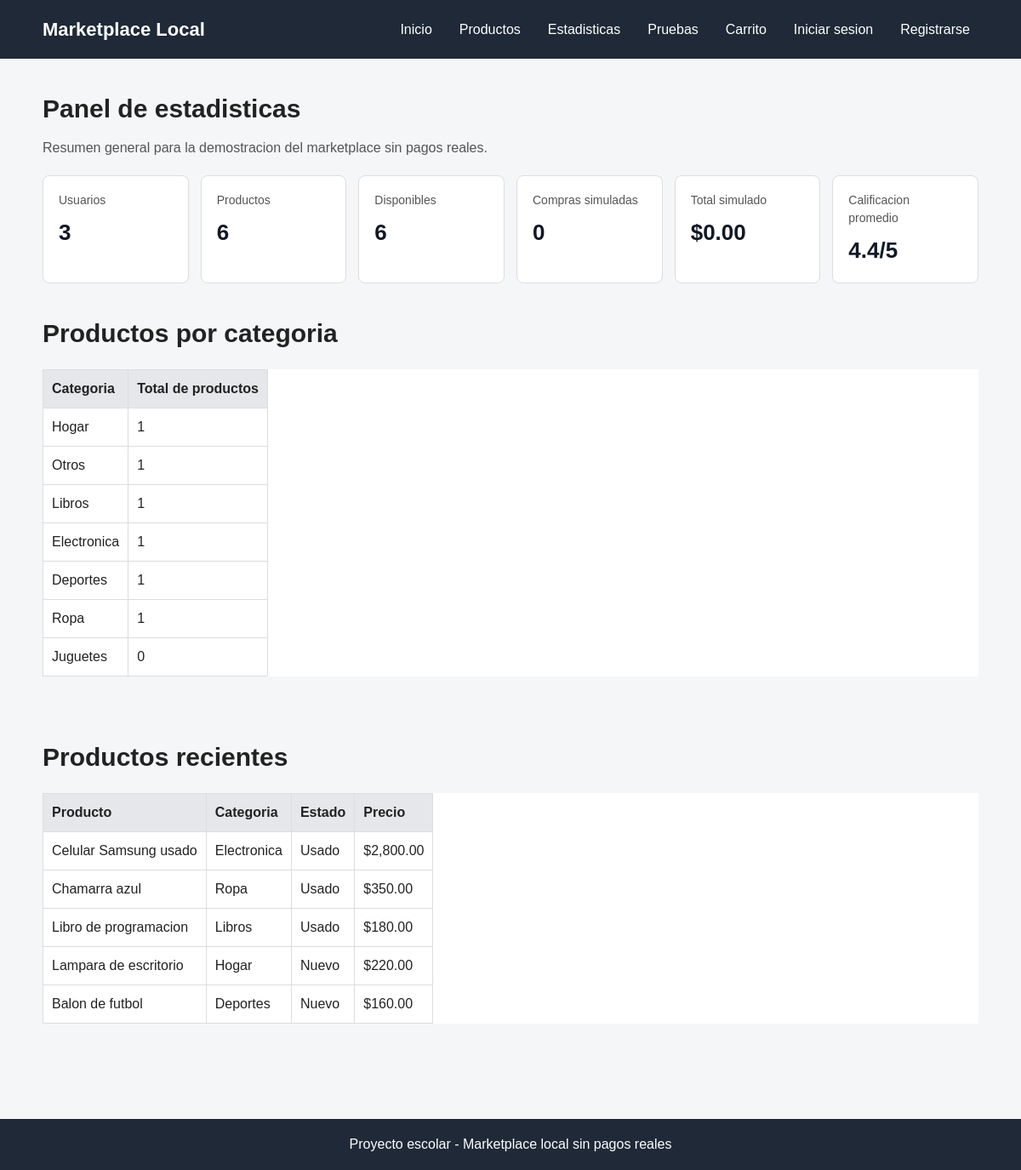
The page /estadisticas.php on the database its author committed.
### tables this page shows
CREATE TABLE productos (
    id_producto INT AUTO_INCREMENT PRIMARY KEY,
    id_usuario INT NOT NULL,
    id_categoria INT NOT NULL,
    nombre VARCHAR(120) NOT NULL,
    descripcion TEXT NOT NULL,
    precio DECIMAL(10,2) NOT NULL,
    estado ENUM('Nuevo', 'Usado') NOT NULL,
    imagen VARCHAR(255),
    disponible TINYINT(1) DEFAULT 1,
    fecha_publicacion TIMESTAMP DEFAULT CURRENT_TIMESTAMP,
    FOREIGN KEY (id_usuario) REFERENCES usuarios(id_usuario)
        ON DELETE CASCADE,
    FOREIGN KEY (id_categoria) REFERENCES categorias(id_categoria)
        ON DELETE RESTRICT
);

CREATE TABLE categorias (
    id_categoria INT AUTO_INCREMENT PRIMARY KEY,
    nombre VARCHAR(80) NOT NULL
);

### estadisticas.php (the view, shortened to what this page needs)
<?php
require_once "conexion.php";
$total_usuarios = $conexion->query("SELECT COUNT(*) AS total FROM usuarios")->fetch_assoc()["total"];
$total_productos = $conexion->query("SELECT COUNT(*) AS total FROM productos")->fetch_assoc()["total"];
$total_disponibles = $conexion->query("SELECT COUNT(*) AS total FROM productos WHERE disponible = 1")->fetch_assoc()["total"];
$total_compras = $conexion->query("SELECT COUNT(*) AS total FROM compras")->fetch_assoc()["total"];
$total_simulado = $conexion->query("SELECT IFNULL(SUM(total), 0) AS total FROM compras")->fetch_assoc()["total"];
$promedio_calificacion = $conexion->query("SELECT IFNULL(AVG(calificacion), 0) AS promedio FROM comentarios")->fetch_assoc()["promedio"];
$productos_categoria = $conexion->query(
    "SELECT categorias.nombre, COUNT(productos.id_producto) AS total
     FROM categorias
     LEFT JOIN productos ON categorias.id_categoria = productos.id_categoria
     GROUP BY categorias.id_categoria, categorias.nombre
     ORDER BY total DESC"
);
$productos_recientes = $conexion->query(
    "SELECT productos.nombre, productos.precio, productos.estado, categorias.nombre AS categoria
     FROM productos
     INNER JOIN categorias ON productos.id_categoria = categorias.id_categoria
     ORDER BY productos.fecha_publicacion DESC
     LIMIT 5"
);
?>
<!DOCTYPE html>
<html lang="es">
<head>
    <link rel="stylesheet" href="css/estilos.css">
</head>
<body>
    <header class="encabezado">
        <div class="contenedor barra-navegacion">
            <a class="logo" href="index.php">Marketplace Local</a>
            <nav>
                <ul class="menu">
                    <li><a href="index.php">Inicio</a></li>
                    <li><a href="productos.php">Productos</a></li>
                    <li><a href="estadisticas.php">Estadisticas</a></li>
                    <li><a href="pruebas.php">Pruebas</a></li>
                    <li><a href="carrito.php">Carrito</a></li>
                    <?php if (isset($_SESSION["id_usuario"])): ?>
                        <li><a href="publicar.php">Publicar</a></li>
                        <li><a href="perfil.php">Mi perfil</a></li>
                        <li><a href="logout.php">Cerrar sesion</a></li>
                    <?php else: ?>
                        <li><a href="login.php">Iniciar sesion</a></li>
                        <li><a href="registro.php">Registrarse</a></li>
                    <?php endif; ?>
                </ul>
            </nav>
        </div>
    </header>
    <main class="seccion">
        <div class="contenedor">
            <h1 class="titulo">Panel de estadisticas</h1>
            <p class="texto">Resumen general para la demostracion del marketplace sin pagos reales.</p>
            <section class="grid-estadisticas">
                <article class="tarjeta-estadistica"><span>Usuarios</span><strong><?php echo $total_usuarios; ?></strong></article>
                <article class="tarjeta-estadistica"><span>Productos</span><strong><?php echo $total_productos; ?></strong></article>
                <article class="tarjeta-estadistica"><span>Disponibles</span><strong><?php echo $total_disponibles; ?></strong></article>
                <article class="tarjeta-estadistica"><span>Compras simuladas</span><strong><?php echo $total_compras; ?></strong></article>
                <article class="tarjeta-estadistica"><span>Total simulado</span><strong>$<?php echo number_format($total_simulado, 2); ?></strong></article>
                <article class="tarjeta-estadistica"><span>Calificacion promedio</span><strong><?php echo number_format($promedio_calificacion, 1); ?>/5</strong></article>
            </section>
            <section class="seccion">
                <h2 class="titulo">Productos por categoria</h2>
                <table class="tabla">
                    <thead>
                        <tr><th>Categoria</th><th>Total de productos</th></tr>
                    </thead>
                    <tbody>
                        <?php while ($categoria = $productos_categoria->fetch_assoc()): ?>
                            <tr>
                                <td><?php echo htmlspecialchars($categoria["nombre"]); ?></td>
                                <td><?php echo $categoria["total"]; ?></td>
                            </tr>
                        <?php endwhile; ?>
                    </tbody>
                </table>
            </section>
            <section class="seccion">
                <h2 class="titulo">Productos recientes</h2>
                <table class="tabla">
                    <thead>
                        <tr><th>Producto</th><th>Categoria</th><th>Estado</th><th>Precio</th></tr>
                    </thead>
                    <tbody>
                        <?php while ($producto = $productos_recientes->fetch_assoc()): ?>
                            <tr>
                                <td><?php echo htmlspecialchars($producto["nombre"]); ?></td>
                                <td><?php echo htmlspecialchars($producto["categoria"]); ?></td>
                                <td><?php echo htmlspecialchars($producto["estado"]); ?></td>
                                <td>$<?php echo number_format($producto["precio"], 2); ?></td>
                            </tr>
                        <?php endwhile; ?>
                    </tbody>
                </table>
            </section>
        </div>
    </main>
    <footer class="pie">
        <div class="contenedor">
            <p>Proyecto escolar - Marketplace local sin pagos reales</p>
        </div>
    </footer>
</body>
</html>

### css/estilos.css (style rules this page uses)
* { box-sizing: border-box; margin: 0; padding: 0; }
body { background-color: #f4f6f8; color: #222; font-family: Arial, Helvetica, sans-serif; line-height: 1.5; }
a { color: inherit; text-decoration: none; }
.contenedor { width: min(1100px, 92%); margin: 0 auto; }
.encabezado { background-color: #1f2937; color: #fff; padding: 18px 0; }
.barra-navegacion { align-items: center; display: flex; flex-wrap: wrap; gap: 16px; justify-content: space-between; }
.logo { font-size: 22px; font-weight: bold; }
.menu { display: flex; flex-wrap: wrap; gap: 12px; list-style: none; }
.menu a { border-radius: 6px; padding: 8px 10px; }
.seccion { padding: 36px 0; }
.titulo { font-size: 30px; margin-bottom: 12px; }
.texto { color: #555; margin-bottom: 20px; }
.tabla { background-color: #fff; border-collapse: collapse; display: block; margin-top: 20px; overflow-x: auto; width: 100%; }
.tabla th, .tabla td { border: 1px solid #ddd; padding: 10px; text-align: left; white-space: nowrap; }
.tabla th { background-color: #e5e7eb; }
.pie { background-color: #1f2937; color: #fff; margin-top: 40px; padding: 18px 0; text-align: center; }
.grid-estadisticas { display: grid; gap: 14px; grid-template-columns: repeat(auto-fit, minmax(170px, 1fr)); margin-top: 20px; }
.tarjeta-estadistica { background-color: #fff; border: 1px solid #ddd; border-radius: 8px; padding: 18px; }
.tarjeta-estadistica span { color: #555; display: block; font-size: 14px; margin-bottom: 8px; }
.tarjeta-estadistica strong { color: #111827; display: block; font-size: 26px; }

### rows shown on the page
productos: nombre "Celular Samsung usado", id_categoria.nombre "Electronica", estado "Usado", precio "2,800.00"
productos: nombre "Chamarra azul", id_categoria.nombre "Ropa", estado "Usado", precio "350.00"
productos: nombre "Libro de programacion", id_categoria.nombre "Libros", estado "Usado", precio "180.00"
productos: nombre "Lampara de escritorio", id_categoria.nombre "Hogar", estado "Nuevo", precio "220.00"
productos: nombre "Balon de futbol", id_categoria.nombre "Deportes", estado "Nuevo", precio "160.00"

### other values the page prints
$total_usuarios "3"
$total_productos "6"
$total_disponibles "6"
$total_compras "0"
$total_simulado "0.00"
$promedio_calificacion "4.4"
$categoria["nombre"] "Hogar"
$categoria["total"] "1"
$categoria["nombre"] "Otros"
$categoria["nombre"] "Libros"
$categoria["nombre"] "Electronica"
$categoria["nombre"] "Deportes"
$categoria["nombre"] "Ropa"
$categoria["nombre"] "Juguetes"
$categoria["total"] "0"
